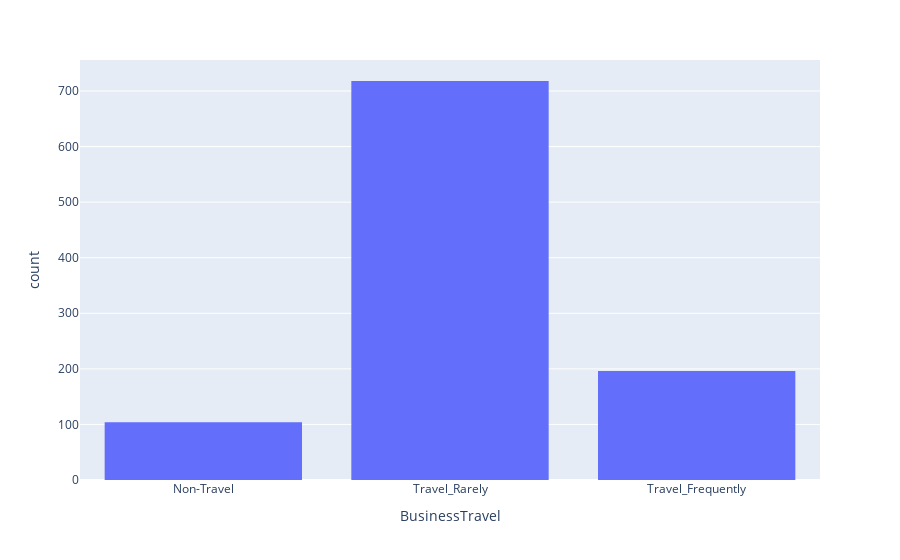

Notebook code cell kept with this figure:
### Code cell
fig = px.histogram(attrition, x="BusinessTravel")
fig.show()

### Figure 1 — Plotly figure (JSON) as saved in the notebook; plotly's stock layout.template omitted (floating-point values rounded to 4 significant figures; data arrays with more than 128 entries replaced by an {"elided": "..."} marker saying what was removed)
{"data": [{"alignmentgroup": "True", "bingroup": "x", "hovertemplate": "BusinessTravel=%{x}<br>count=%{y}<extra></extra>", "legendgroup": "", "marker": {"color": "#636efa"}, "name": "", "offsetgroup": "", "orientation": "v", "showlegend": false, "type": "histogram", "x": {"elided": "1018 str values"}, "xaxis": "x", "yaxis": "y"}], "layout": {"barmode": "relative", "legend": {"tracegroupgap": 0}, "margin": {"t": 60}, "xaxis": {"anchor": "y", "domain": [0, 1], "title": {"text": "BusinessTravel"}}, "yaxis": {"anchor": "x", "domain": [0, 1], "title": {"text": "count"}}}}
